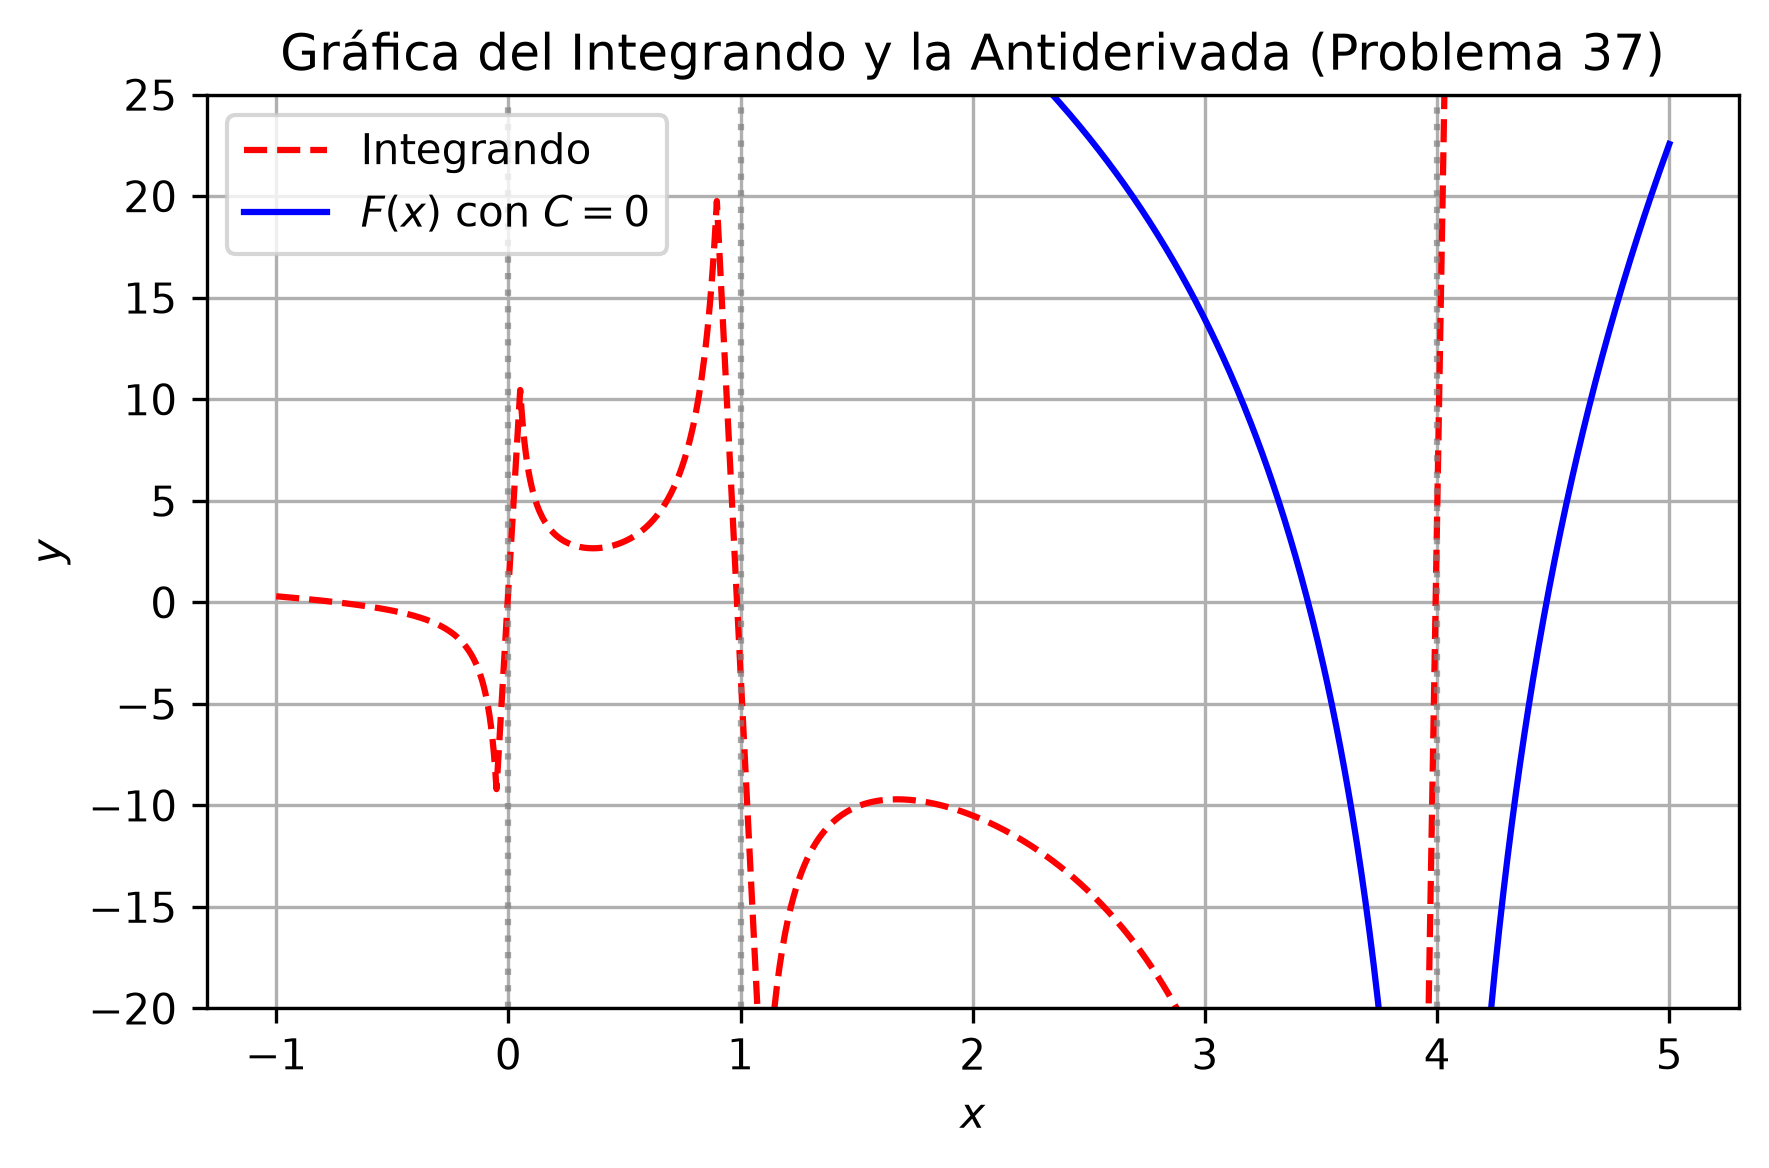

Reproduce this figure in Python.
import matplotlib
matplotlib.use('Agg')
import numpy as np
import matplotlib.pyplot as plt

# Definir el dominio evitando las asíntotas en x = 0, x = 1, y x = 4
x = np.linspace(-1, 5, 1000)
# Eliminar puntos muy cercanos a las singularidades para evitar saltos en la gráfica
x = x[(x < -0.05) | ((x > 0.05) & (x < 0.9)) | ((x > 1.1) & (x < 3.8)) | (x > 4.2)]

# Función original (integrando)
y_integrand = (5 * x**3 + 2) / (x**3 - 5 * x**2 + 4 * x)

# Antiderivada con C = 0
y_antideriv = (
    5 * x
    + 0.5 * np.log(np.abs(x))
    - (7.0 / 3.0) * np.log(np.abs(x - 1))
    + (161.0 / 6.0) * np.log(np.abs(x - 4))
)

plt.figure(figsize=(6, 4))
plt.plot(x, y_integrand, label="Integrando", color="red", linestyle="--")
plt.plot(x, y_antideriv, label=r"$F(x)$ con $C=0$", color="blue")

plt.axvline(0, color="gray", linestyle=":", alpha=0.7)
plt.axvline(1, color="gray", linestyle=":", alpha=0.7)
plt.axvline(4, color="gray", linestyle=":", alpha=0.7)

plt.ylim(-20, 25)
plt.xlabel("$x$")
plt.ylabel("$y$")
plt.title("Gráfica del Integrando y la Antiderivada (Problema 37)")
plt.legend(loc="upper left")
plt.grid(True)
plt.tight_layout()

plt.savefig(r'semana_03/graficas/SEM03_P37_grafica.png', dpi=300, bbox_inches='tight')
plt.close()
